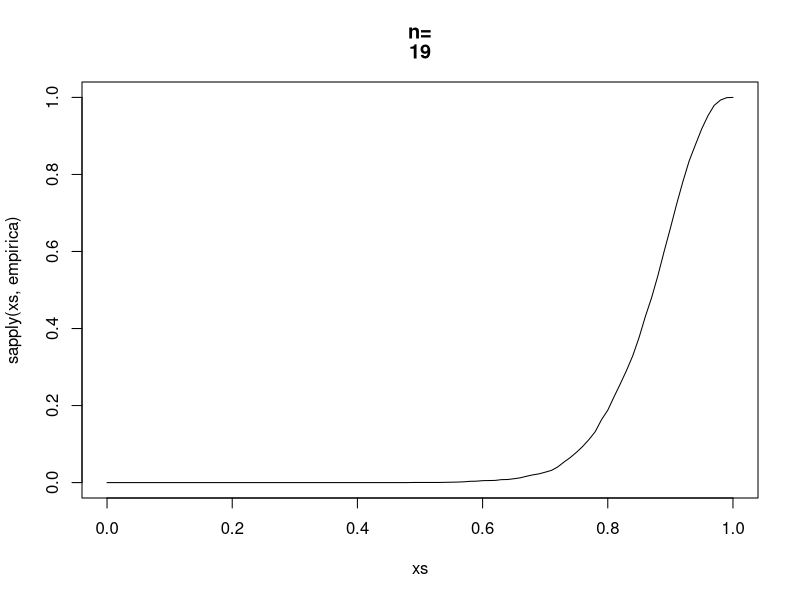
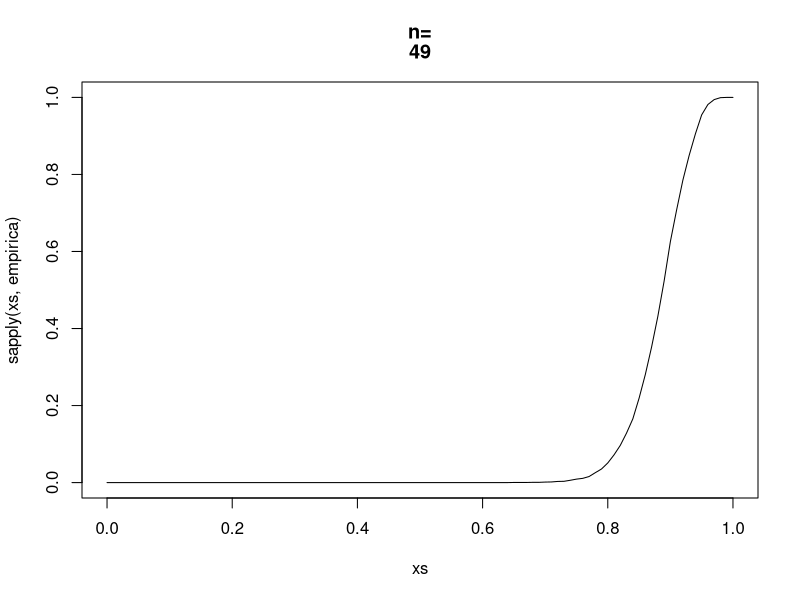
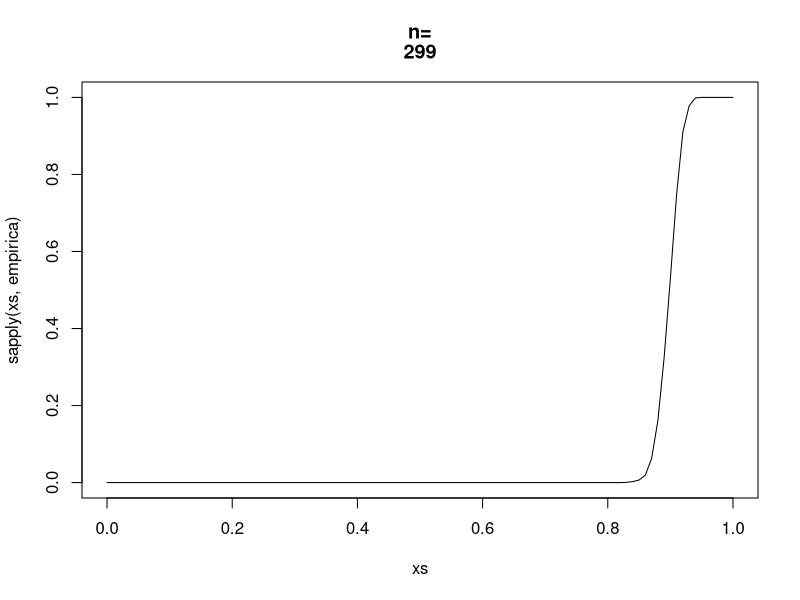
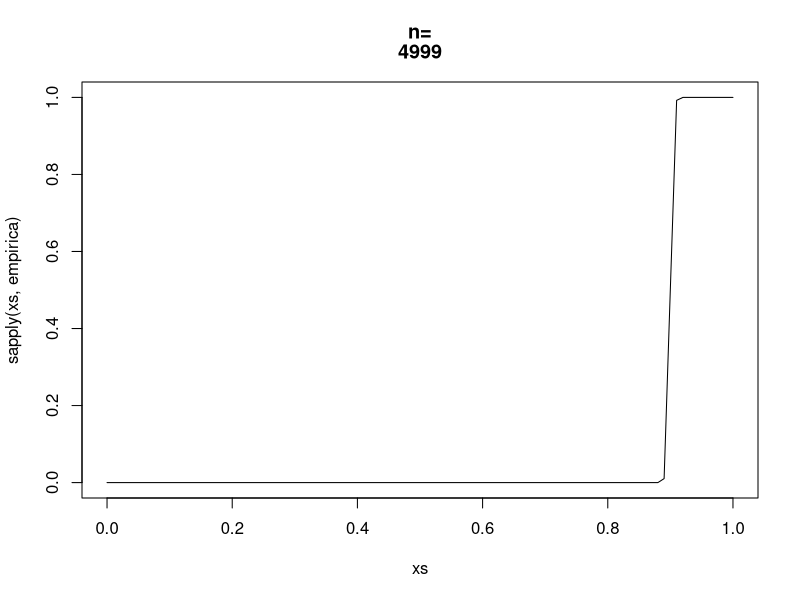
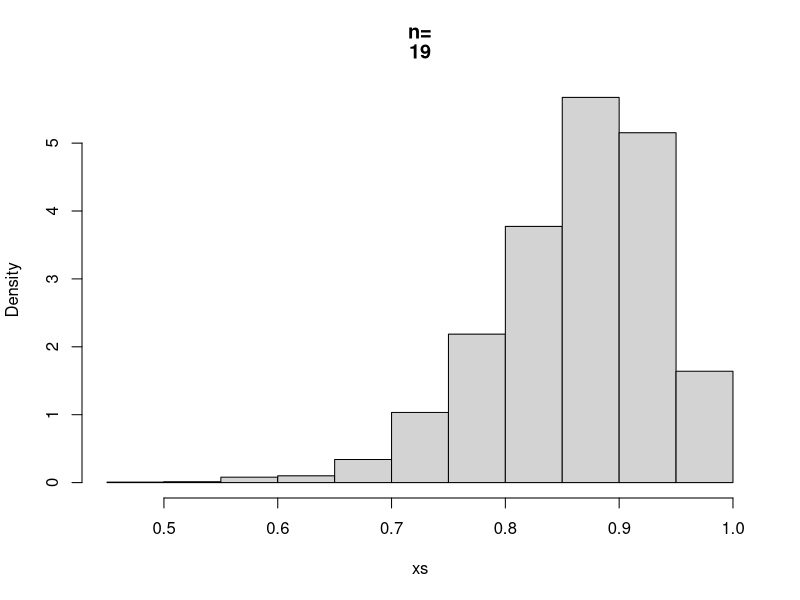
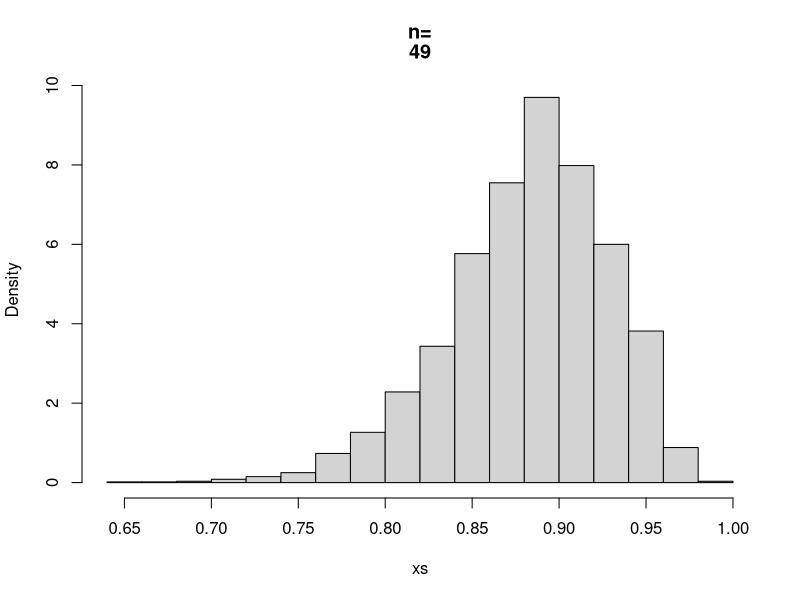
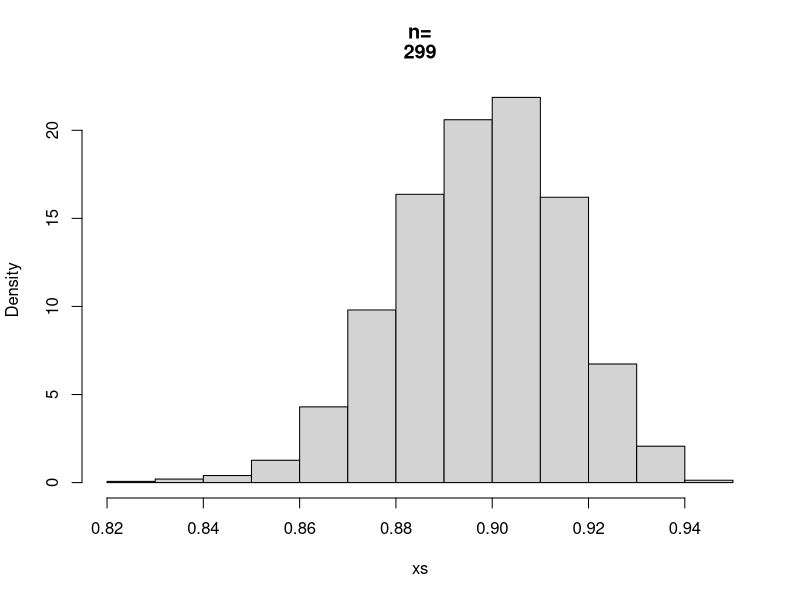
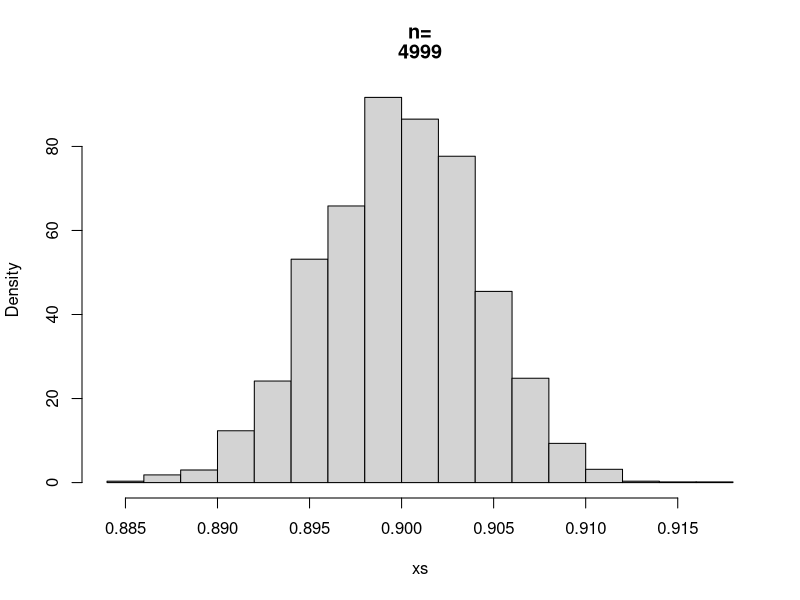

Source code (R) for these figures, in order:
ys <- array(0,c(3000,4))
ns <- c(2,5,30,500)*10-1
for (k in 1:4) {
  for (m in 1:3000) {
    ys[m,k] <- quantile(runif(ns[k]),0.9)[[1]]
  }
}
#y[m,n] es el valor observado del maximo
#entre n variables en la m-esima simulacion.

for (k in 1:4) {
  xs <- ys[,k]
  proba <- sum((xs>0.6)&(xs<0.8))/3000
  print(c("Para n=",ns[k]),quote=FALSE)
  print(c("la probabilidad es ",proba),quote=FALSE)
}

empiricas <- function(k,x) {sum(ys[,k]<=x)/3000}
for (k in 1:4) {
  xs <- seq(from=0,to=1,by=0.01)
  empirica <- function(x) {empiricas(k,x)}
  plot(xs,sapply(xs,empirica),main=c("n=",ns[k]),type="l")
}

for (k in 1:4) {
  xs <- ys[,k]
  print(c("Para n=",ns[k]),quote=FALSE)
  print(c("la esperanza es ",mean(xs)),quote=FALSE)
  print(c("la varianza es ",var(xs)),quote=FALSE)
  print(c("la mediana es ",median(xs)),quote=FALSE)
  print(c("la media 0.1-podada es ",mean(xs,trim = 0.1)),
        quote=FALSE)
  print(c("el desvio estandar es ",sqrt(var(xs))),quote=FALSE)
  print(c("la distancia intercuartil es ",
          quantile(xs,0.75)[[1]]-quantile(xs,0.25)[[1]]),
        quote=FALSE)
}
#La mediana es mayor que la media,
#lo que indica asimetria a izquierda.

for (k in 1:4) {
  xs <- ys[,k]
  n <- ns[k]
  hist(xs,main=c("n=",n),freq = FALSE)
}

for (k in 1:4) {
  boxplot(ys[,k],main=c("n=",ns[k]))
}

for (k in 1:4) {
  xs <- ys[,k]
  qqnorm(xs,main=c("n=",ns[k]))
  qqline(xs)
}

boxplot(ys[,1],ys[,2],ys[,3],ys[,4])